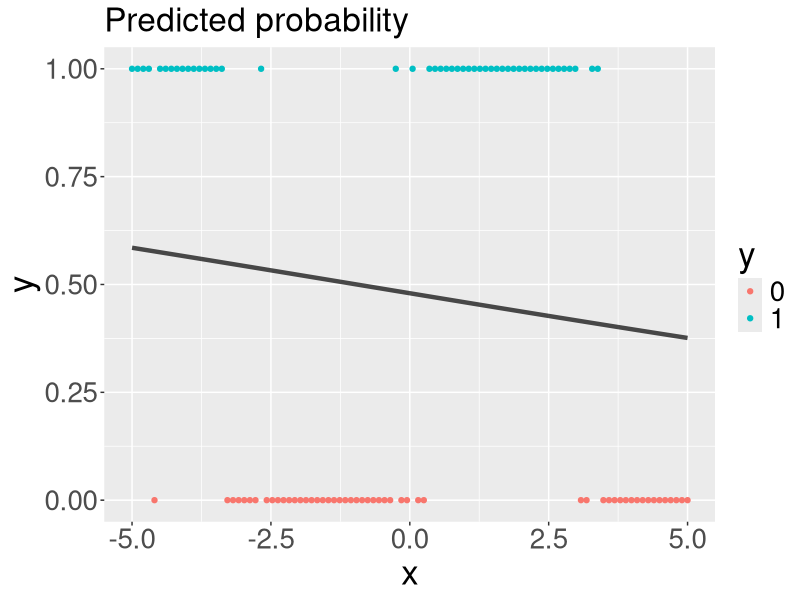
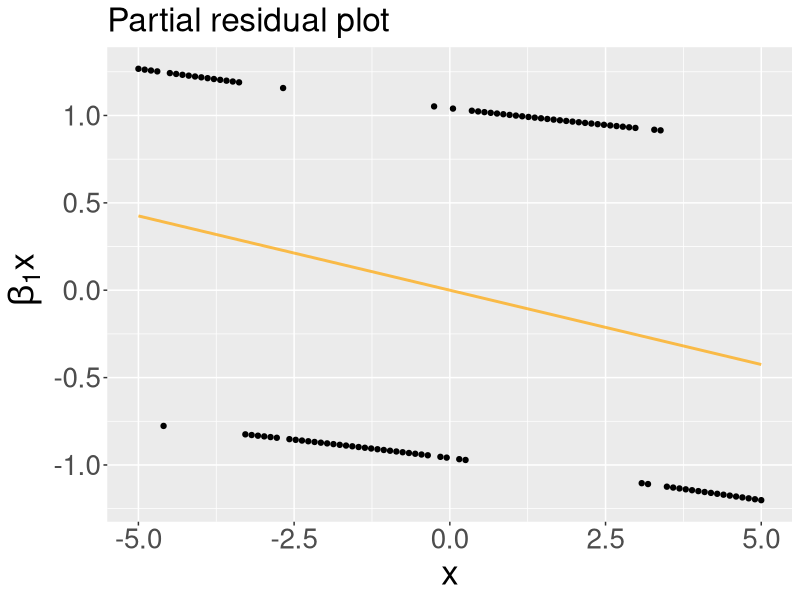
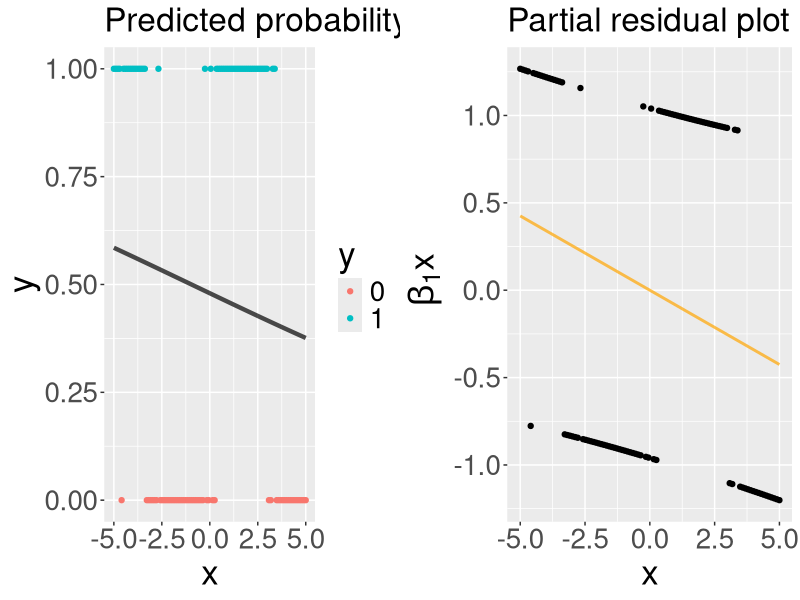

Generate these figures, in order, with R:
rm(list=ls())
library("tidyverse")
library("mgcv")
library('splines')
library("caret")
library("gridExtra")
set.seed(143)

# データ読み込み
test_data <- read.csv("logistic_univariate.csv") %>% 
  as_tibble()
head(test_data)

# ロジスティック回帰実行
model_glm <- glm(y ~ x, data = test_data, family = binomial(link = "logit"))
model_glm$coefficients

# 予測確率plot
pred_data <- tibble(x = seq(min(test_data$x), max(test_data$x), length = 1000)) %>% 
  mutate(linear_predictor = model_glm$coefficients[1] + model_glm$coefficients[2]*x) %>% 
  mutate(predicted_prob = exp(linear_predictor)/(1+exp(linear_predictor)))
g1 <- ggplot(NULL) +
  geom_point(data = test_data, aes(x = x, y = y, color = factor(y))) +
  geom_line(data = pred_data, aes(x = x, y = predicted_prob), size = 1.5, alpha = 0.7) +
  xlab("x") + scale_colour_discrete("y") + ggtitle("Predicted probability ") +
  theme(axis.text = element_text(size = 20), axis.title = element_text(size = 25), 
        legend.title = element_text(size = 25), legend.text = element_text(size = 20), title = element_text(size = 20))
g1

# partial residuals plot
linear_predictor <- model_glm$coefficients[2]*test_data$x
pearson_residuals <- residuals(model_glm, type = "pearson")
partial_residuals <- linear_predictor + pearson_residuals

g2 <- ggplot(NULL) +
  geom_point(data = tibble(x = test_data$x, y = partial_residuals), aes(x = x, y = y)) +
  geom_line(data = tibble(x = test_data$x, y = linear_predictor), aes(x = x, y = y), color = "orange", size = 1, alpha = 0.7) +
  xlab("x") + ylab(bquote(~beta[1]*'x')) + ggtitle("Partial residual plot") +
  theme(axis.text = element_text(size = 20), axis.title = element_text(size = 25), title = element_text(size = 20))
g2

g <- gridExtra::grid.arrange(g1, g2, nrow = 1)

# confusion matrix
y_pred_prob <- predict(model_glm, test_data, type = "response")
y_pred <- c()
for (i in 1:length(y_pred_prob)){
  if (y_pred_prob[i] >= 0.5){
    y_pred[i] <- 1
  }else{
    y_pred[i] <- 0
  }
}
confusionMatrix(data = factor(y_pred), reference = factor(test_data$y))







